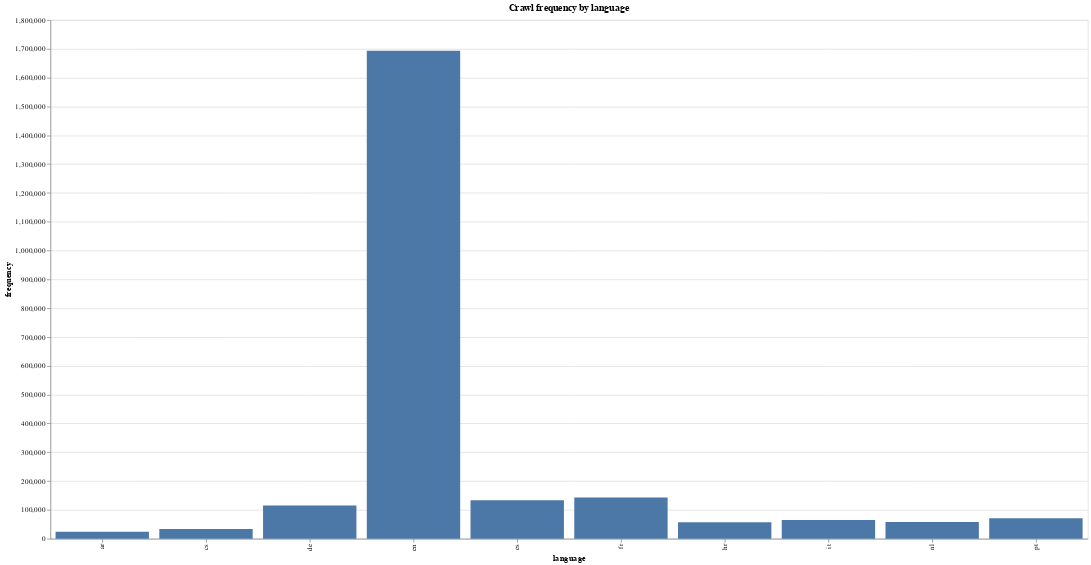

The notebook cell saved with this chart:
### Code cell
## Altair has a default limit of 5000 rows, and this DataFrame is ~11000 rows, so we're going to disable the max allowed rows.
alt.data_transformers.disable_max_rows()

crawl_chart = (
    alt.Chart(web_pages_byLanguage.nlargest(10, 'frequency'))
    .mark_bar()
    .encode(
        x="language:O",
        y="frequency:Q",
#        color="frequency",
        tooltip="language",
        order=alt.Order("frequency", sort="descending"),
    )
)

crawl_chart.properties(width=1400, height=700, title="Crawl frequency by language")

### Figure 1 — Vega-Lite specification as saved in the notebook (floating-point values rounded to 4 significant figures)
{"config": {"view": {"continuousWidth": 400, "continuousHeight": 300}}, "data": {"name": "data-0cb30fc0e250faf057045793fa703abf"}, "mark": "bar", "encoding": {"order": {"type": "quantitative", "field": "frequency", "sort": "descending"}, "tooltip": {"type": "nominal", "field": "language"}, "x": {"type": "ordinal", "field": "language"}, "y": {"type": "quantitative", "field": "frequency"}}, "height": 700, "title": "Crawl frequency by language", "width": 1400, "$schema": "https://vega.github.io/schema/vega-lite/v4.8.1.json", "datasets": {"data-0cb30fc0e250faf057045793fa703abf": [{"language": "en", "frequency": 1693556}, {"language": "fr", "frequency": 142956}, {"language": "es", "frequency": 133176}, {"language": "de", "frequency": 115240}, {"language": "pt", "frequency": 71024}, {"language": "it", "frequency": 64636}, {"language": "nl", "frequency": 58406}, {"language": "hr", "frequency": 56802}, {"language": "cs", "frequency": 33289}, {"language": "ar", "frequency": 23866}]}}
